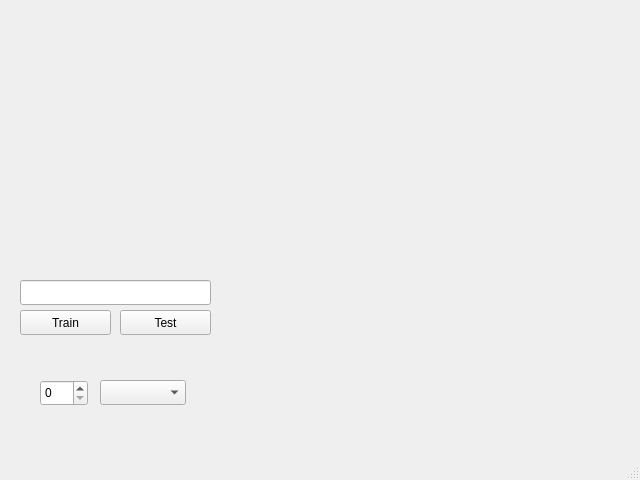
<?xml version="1.0" encoding="UTF-8"?>
<ui version="4.0">
 <class>MainWindow</class>
 <widget class="QMainWindow" name="MainWindow">
  <property name="geometry">
   <rect>
    <x>0</x>
    <y>0</y>
    <width>640</width>
    <height>480</height>
   </rect>
  </property>
  <property name="windowTitle">
   <string>MainWindow</string>
  </property>
  <widget class="QWidget" name="centralwidget">
   <widget class="QComboBox" name="comboBox">
    <property name="geometry">
     <rect>
      <x>100</x>
      <y>380</y>
      <width>86</width>
      <height>25</height>
     </rect>
    </property>
   </widget>
   <widget class="QPushButton" name="TrainButton">
    <property name="geometry">
     <rect>
      <x>20</x>
      <y>310</y>
      <width>91</width>
      <height>25</height>
     </rect>
    </property>
    <property name="text">
     <string>Train</string>
    </property>
   </widget>
   <widget class="QPushButton" name="testButton">
    <property name="geometry">
     <rect>
      <x>120</x>
      <y>310</y>
      <width>91</width>
      <height>25</height>
     </rect>
    </property>
    <property name="text">
     <string>Test</string>
    </property>
   </widget>
   <widget class="QLineEdit" name="lineEdit">
    <property name="geometry">
     <rect>
      <x>20</x>
      <y>280</y>
      <width>191</width>
      <height>25</height>
     </rect>
    </property>
   </widget>
   <widget class="PlotWidget" name="graphWidget" native="true">
    <property name="geometry">
     <rect>
      <x>300</x>
      <y>30</y>
      <width>311</width>
      <height>221</height>
     </rect>
    </property>
   </widget>
   <widget class="QSpinBox" name="spinBox">
    <property name="geometry">
     <rect>
      <x>40</x>
      <y>380</y>
      <width>48</width>
      <height>26</height>
     </rect>
    </property>
   </widget>
   <widget class="QWidget" name="imageWidget" native="true">
    <property name="geometry">
     <rect>
      <x>20</x>
      <y>20</y>
      <width>191</width>
      <height>241</height>
     </rect>
    </property>
   </widget>
  </widget>
  <widget class="QMenuBar" name="menubar">
   <property name="geometry">
    <rect>
     <x>0</x>
     <y>0</y>
     <width>640</width>
     <height>22</height>
    </rect>
   </property>
  </widget>
  <widget class="QStatusBar" name="statusbar"/>
 </widget>
 <customwidgets>
  <customwidget>
   <class>PlotWidget</class>
   <extends>QWidget</extends>
   <header>pyqtgraph</header>
   <container>1</container>
  </customwidget>
 </customwidgets>
 <resources/>
 <connections/>
</ui>
